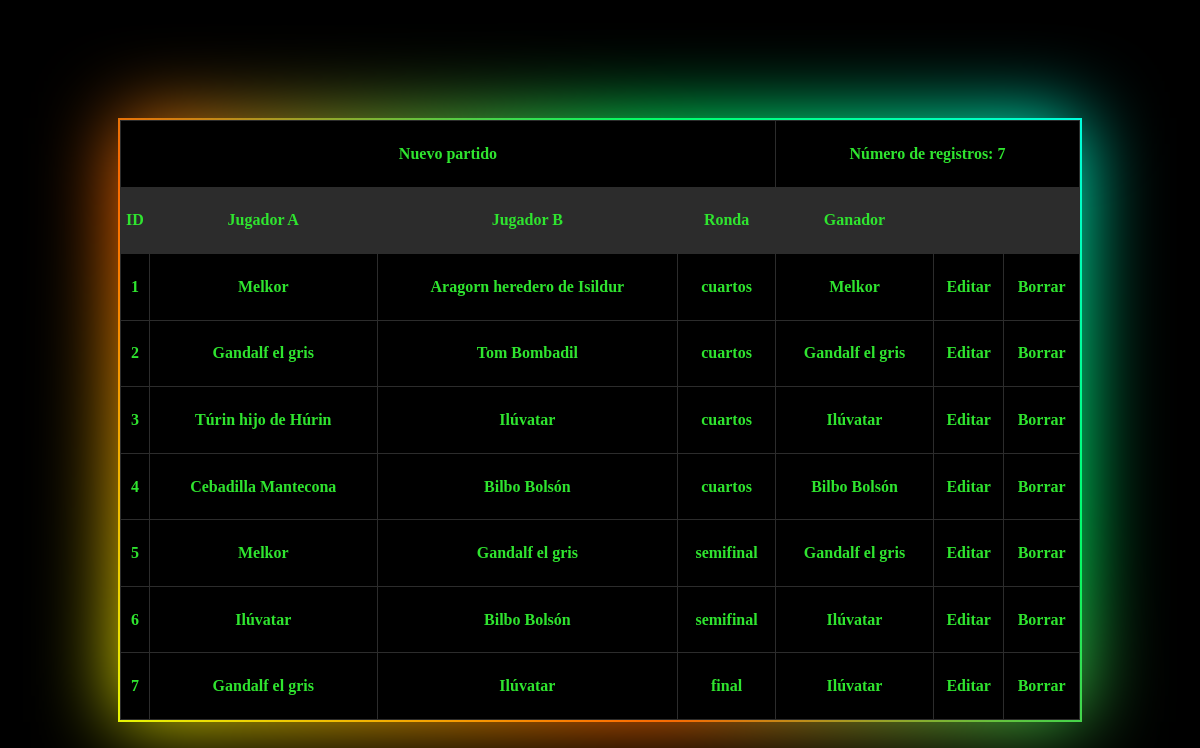
Screenshot of /U4/Ping_pong/vistas/gestionTorneosVista.php?modo=edicion&id=1 with the database file from the repository.
### tables this page shows
CREATE TABLE T_Partido (
    id_partido INT PRIMARY KEY AUTO_INCREMENT,
    id_torneo INT,
    tipo_partido ENUM('cuartos', 'semifinal', 'final'),
    jugador_a varchar(50),
    jugador_b varchar(50),
    ganador varchar(50),
    FOREIGN KEY (id_torneo) REFERENCES T_Torneo (id_torneo)
);

### U4/Ping_pong/accesoDatos/gestionTorneosVistaAccesoDatos.php (called while the page is built, shortened)
<?php
class partidoAccesoDatos {
    function obtener() {
        $conexion = mysqli_connect('localhost','root','12345');
        $idTorneo = $_GET['id'];
        mysqli_select_db($conexion, 'torneos_pingPong');
        $consulta = mysqli_prepare($conexion, "SELECT
                                                    id_torneo,
                                                    id_partido,
                                                    jugador_a,
                                                    jugador_b,
                                                    tipo_partido,
                                                    ganador
                                                FROM
                                                    T_Partido
                                                WHERE
                                                    id_torneo = $idTorneo;");
        $consulta->execute();
        $result = $consulta->get_result();
        $partidos = array();
        while ($myrow = $result->fetch_assoc()) {
            array_push($partidos, $myrow);
        }
        return $partidos;
    }
}
?>

### U4/Ping_pong/negocio/gestionTorneosVistaReglasNegocio.php (called while the page is built, shortened)
<?php
require("../accesoDatos/gestionTorneosVistaAccesoDatos.php");
class gestionTorneosVistaReglasNegocio {
    private $ID;
    private $JUGADOR_A;
    private $JUGADOR_B;
    private $RONDA;
    private $GANADOR;
    function init($idTorneo, $id, $jugadorA, $jugadorB, $ronda, $ganador) {
        $this->ID = $id;
        $this->JUGADOR_A = $jugadorA;
        $this->JUGADOR_B = $jugadorB;
        $this->RONDA = $ronda;
        $this->GANADOR = $ganador;
    }
    function getID() {
        return $this->ID;
    }
    function getJUGADOR_A() {
        return $this->JUGADOR_A;
    }
    function getJUGADOR_B() {
        return $this->JUGADOR_B;
    }
    function getRONDA(){
        return $this->RONDA;
    }
    function getGANADOR(){
        return $this->GANADOR;
    }
    function obtener() {
        $partidosDAL = new partidoAccesoDatos();
        $resultadosPartido = $partidosDAL->obtener();
        $listaPartidos = array();
        foreach($resultadosPartido as $partidos){
            $oGestionTorneosReglasNegocio = new gestionTorneosVistaReglasNegocio();
            $oGestionTorneosReglasNegocio->init($partidos['id_torneo'], $partidos['id_partido'], $partidos['jugador_a'], $partidos['jugador_b'], $partidos['tipo_partido'], $partidos['ganador']);
            array_push($listaPartidos, $oGestionTorneosReglasNegocio);
        }
        return $listaPartidos;
    }
}
?>

### U4/Ping_pong/vistas/gestionTorneosVista.php (the view, shortened to what this page needs)
<!DOCTYPE html>
<html lang='en'>
<head>
    <link rel='stylesheet' href='../css/gestionTorneosVista.css'>
</head>
<body>
<?php
    require('../negocio/gestionTorneosVistaReglasNegocio.php');
    $partidosBL = new gestionTorneosVistaReglasNegocio();
    $datosPartidos = $partidosBL->obtener();
    $tipoPagina = $_GET['modo'];
    if ($tipoPagina == 'edicion') {
        echo ("<div class='bloque brillo'>
                <table>
                    <tr class='nuevo'>
                        <th colspan='4'>
                            <a href=''>Nuevo partido</a>
                        </th>
                        <th colspan='3'>Número de registros: ".count($datosPartidos)."</th>
                    </tr>
                    <tr class='identificador'>
                        <th>ID</th>
                        <th>Jugador A</th>
                        <th>Jugador B</th>
                        <th>Ronda</th>
                        <th>Ganador</th>
                        <th></th>
                        <th></th>
                    </tr>");
                    foreach ($datosPartidos as $partidos){
                        echo "<tr>";
                        echo "<th>".$partidos->getID()."</th>";
                        echo "<th>".$partidos->getJUGADOR_A()."</th>";
                        echo "<th>".$partidos->getJUGADOR_B()."</th>";
                        echo "<th>".$partidos->getRONDA()."</th>";
                        echo "<th>".$partidos->getGANADOR()."</th>";
                        echo "<th>Editar</th>";
                        echo "<th>Borrar</th>";
                        echo "</tr>";
                    }
                echo "</table>
                    </div>";
    }
?>
</body>
</html>

### U4/Ping_pong/css/gestionTorneosVista.css (style rules this page uses)
* { margin: 0px; padding: 0px; }
body { background-color: black; }
.bloque { position: relative; margin: 10% auto 0; width: 80%; height: 600px; background: black; }
.brillo::before, .brillo::after { content: ''; position: absolute; left: -2px; top: -2px; background: linear-gradient(45deg, #e6fb04,#ff6600,#00ff66,#00ffff,#ff00ff,#ff0099,#6e0dd0,#ff3300,#099fff); background-size: 400%; width: calc(100% + 4px); height: calc(100% + 4px); z-index: -1; animation: brilloAnimacion 20s linear infinite; }
.brillo::after { filter: blur(40px); }
table, th, td { border: 1px solid rgb(44,44,44); border-collapse: collapse; color: hsl(120, 77%, 54%); }
table { width: 100%; height: 100%; }
.identificador { background-color: rgb(44,44,44); }
a { color: hsl(120, 77%, 54%); text-decoration: none; }

### rows the page displays
t_partido: id_partido "1", jugador_a "Melkor", jugador_b "Aragorn heredero de Isildur", tipo_partido "cuartos", ganador "Melkor"
t_partido: id_partido "2", jugador_a "Gandalf el gris", jugador_b "Tom Bombadil", tipo_partido "cuartos", ganador "Gandalf el gris"
t_partido: id_partido "3", jugador_a "Túrin hijo de Húrin", jugador_b "Ilúvatar", tipo_partido "cuartos", ganador "Ilúvatar"
t_partido: id_partido "4", jugador_a "Cebadilla Mantecona", jugador_b "Bilbo Bolsón", tipo_partido "cuartos", ganador "Bilbo Bolsón"
t_partido: id_partido "5", jugador_a "Melkor", jugador_b "Gandalf el gris", tipo_partido "semifinal", ganador "Gandalf el gris"
t_partido: id_partido "6", jugador_a "Ilúvatar", jugador_b "Bilbo Bolsón", tipo_partido "semifinal", ganador "Ilúvatar"
t_partido: id_partido "7", jugador_a "Gandalf el gris", jugador_b "Ilúvatar", tipo_partido "final", ganador "Ilúvatar"

### other values shown
count($datosPartidos) "7"
